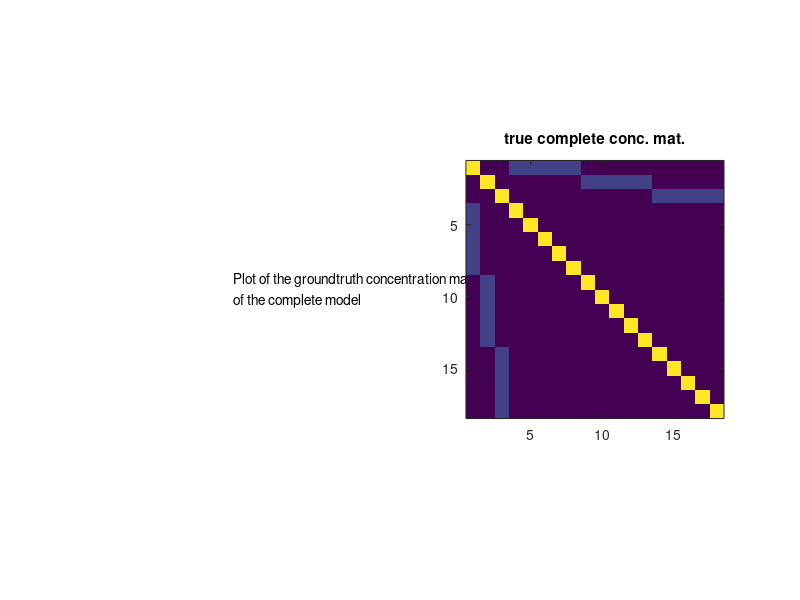
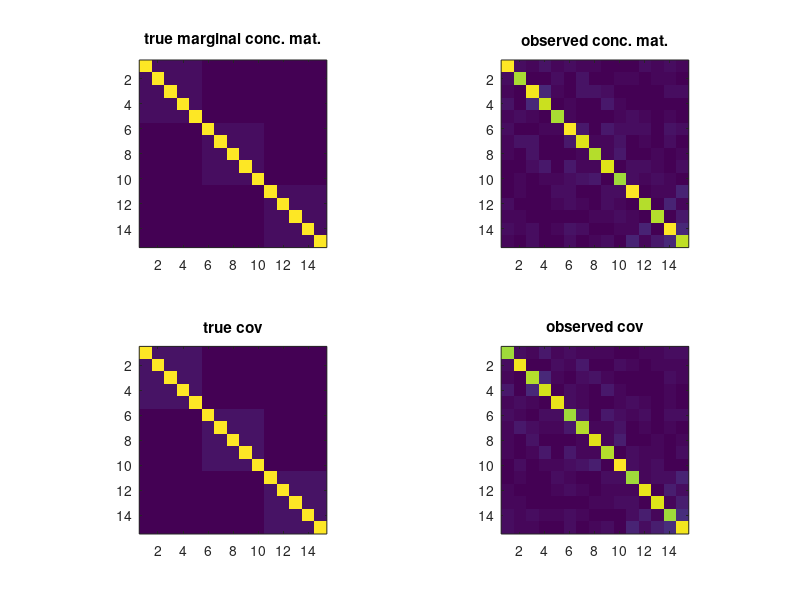

Here is the MATLAB script that generated these plots, in order: (Note: this script raises an error after producing the figures.)
%
% EXPERIMEpt ON non oriepted graph structure learning with latept variables
%
% We build the complete model and sample from it
% We assume latept variables ndependept

%% add paths
clc; clear all; close all;
addpath('../main');
addpath('../active-set');
addpath('../atom-selection');
addpath('../utils');
% addpath('../other');
addpath('../prox');
addpath('../TPower_1.0');
addpath('../TPower_1.0/algorithms/TPower/');
addpath('../TPower_1.0/misc/');

HOME = '/Users/marina/Documents/learning-gm/code-from-Kim-Chuan/LogdetPPA-0'; %if my  mac
HOME = '/home/marina/Marina/learning-gm/code-from-Kim-Chuan/LogdetPPA-0';%if lab pc
addpath(strcat(HOME,'/solver/'))
addpath(strcat(HOME,'/solver/mexfun'))
addpath(strcat(HOME,'/util/'))

% addpath LogdetPPA-0/;
% addpath LogdetPPA-0/solver/;
% addpath LogdetPPA-0/solver/mexfun/;
% addpath LogdetPPA-0/util/;
ttime  = clock;

%% settings

n0=1000; % number of samples

pl=3; % number of latept variables
po=15;% number of observed variables
pt=po+pl;

slo=.2; % level of sparsity on latent-observed block of conceptration mat
soo=.2; % level of sparsity on latent-observed block of conceptration mat
Too=0*tril(rand(po,po)<soo,-1);
Doo=.2*(Too+Too')+eye(po);
Dol=zeros(po,pl);
Dol(1:5,1)=ones(5,1);
Dol(6:10,2)=ones(5,1);
Dol(11:15,3)=ones(5,1);
Dol=.2*Dol;

%% construction of the concentration matrix
Dfull=zeros(pt);
Dfull(1:pl,1:pl)=eye(pl);
Dfull((pl+1):pt,(pl+1):pt)=Doo;
Dfull(1:pl,(pl+1):pt)=Dol';
Dfull((pl+1):pt,1:pl)=Dol;

Dfull=.5*(Dfull+Dfull');
Dmargo=Doo-Dol*Dol';


descr = {'Plot of the function:';
    'y = A{\ite}^{-\alpha{\itt}}';
    ' ';
    'With the values:';
    'A = 0.25';
    '\alpha = .005';
    't = 0:1000'};

descr = {'Plot of the groundtruth concentration matrix';
    'of the complete model'};

figure(1);clf;
subplot(1,2,1)
axis off;
text(0.5,.5,descr)
pbaspect([1 1 1]);
subplot(1,2,2)
imagesc(abs(Dfull));
pbaspect([1 1 1]);
title('true complete conc. mat.');



if eigs(Dfull,1,'sa')<0
    error('The conceptration matrix of the complete model is not PSD \n')
end

%% sampling data
mu=zeros(1,pt); % vector of means
Xfull=mvnrnd(mu, inv(Dfull), n0)';
X=Xfull((pl+1):pt,:);
S=cov(X');
%S=inv(Dmargo);
S=.5*(S+S');

%% plotting

figure(2);clf;
subplot(2,2,1);
imagesc(abs(Dmargo));
pbaspect([1 1 1]);
title('true marginal conc. mat.');
subplot(2,2,2);
imagesc(abs(inv(S)));
pbaspect([1 1 1]);
title('observed conc. mat.');
subplot(2,2,3);
imagesc(abs(inv(Dmargo)));
pbaspect([1 1 1]);
title('true cov');
subplot(2,2,4);
imagesc(abs(S));
pbaspect([1 1 1]);
title('observed cov');


%% LVGGM Chandrasekaran S-L, (Sparse-Low Rank)

%%
%% set up SDP data in SDPT3 format
%%
Sigma=S;
n=po;
rho=1e-1;
invD = speye(n,n); 

%
n2 = n*(n+1)/2;
b = zeros(n2,1);
C{1} = Sigma;
blk{1,1} = 's'; blk{1,2} = n;
[Iall,Jall] = find(triu(ones(n)));
tmp = [Iall,Jall];
m2 = size(tmp,1);
Icomp = tmp(:,1); Jcomp = tmp(:,2);
Itmp  = Icomp + Jcomp.*(Jcomp-1)/2;
Atmp  = spconvert([Itmp,[1:m2]',ones(m2,1); n2,m2,0]);
At{1} = Atmp;
%%
beta = 1e-2;
blk{2,1} = 's'; blk{2,2} = n;
At{2,1}  = Atmp;
C{2,1}   = beta*speye(n,n);
%%
blk{3,1} = 'l'; blk{3,2} = 2*n2;
Identity = speye(n2);
At{3,1} = [-Identity,Identity]';
idx = find(Icomp == Jcomp);
ee  = sqrt(2)*ones(m2,1);
if ~isempty(idx); ee(idx) = ones(length(idx),1); end
C{3,1} = rho*[ee; ee];
fprintf('\n Set up data time = %3.2f',etime(clock,ttime));
runPPA = 1;
if (runPPA)
    OPTIONS.smoothing  = 1;
    OPTIONS.scale_data = 0; %% or 2;
    OPTIONS.plotyes    = 0;
    OPTIONS.tol        = 1e-10;
    mu = [1; 0; 0];
    [obj,X,y,Z,info,runhist] = logdetPPA(blk,At,C,b,mu,OPTIONS);
    obj = sum(sum(Sigma.*X{1}))-sum(log(eig(X{1})))+rho*sum(sum(abs(X{1})));
    X1 = invD*X{1}*invD; X1 = 0.5*(X1+X1');
    X2 = invD*X{2}*invD; X2 = 0.5*(X2+X2');
end

%% solution
Ssl=X1+X2;
Lsl=X2;

%Usl=chol(Lsl);
[VV DD]=eig(Lsl);
dd=diag(DD);
VV=VV(:,dd>1e-15);
dd=dd(dd>1e-15);
Usl=VV*diag(sqrt(dd));

p=n;
nl=length(dd);

Dsl=zeros(p+nl);
Dsl(1:nl,1:nl)=eye(nl);
Dsl((nl+1):(nl+p),(nl+1):(nl+p))=Ssl;
Dsl(1:nl,(nl+1):(nl+p))=Usl';
Dsl((nl+1):(nl+p),1:nl)=Usl;


figure(3);clf;
subplot(2,2,1);
imagesc(abs(Dmargo));
pbaspect([1 1 1]);
title('true marginal conc. mat.');
subplot(2,2,2);
imagesc(abs(inv(S)));
pbaspect([1 1 1]);
title('observed conc. mat.');
subplot(2,2,3);
imagesc(abs(Ssl+Lsl));
pbaspect([1 1 1]);
title('extimated conc. mat.');
subplot(2,2,4);
axis off
pbaspect([1 1 1]);

descr_gen = {'Formulation S-L where ';
    'with sparse + low rank regularization';
    'solved SD programming';
    ['number of samples n=' num2str(n0)];
    };

descr_par = {['\rho = ' num2str(rho) '  (rho)'];
    ['\beta = ' num2str(beta) '  (beta)'];};

%%
figure(4);clf;
subplot(3,2,1)
axis off;
text(0,.5,descr_gen)
pbaspect([1 1 1]);
subplot(3,2,2)
axis off;
text(0,.5,descr_par)
pbaspect([1 1 1]);
subplot(3,2,3)
imagesc(abs(Dfull));
pbaspect([1 1 1]);
title('true complete conc. mat.');
subplot(3,2,4)
imagesc(abs(Dsl));
pbaspect([1 1 1]);
title('estimated complete conc. mat.');
subplot(3,2,5)
imagesc(abs(Dfull)>1e-10);
pbaspect([1 1 1]);
title('true support');
subplot(3,2,6)
imagesc(abs(Dsl)>1e-10);
pbaspect([1 1 1]);
title('estimated support');

%filename = ['lggm_chandrasekaran' datestr(datetime('now'),'yyyymmddTHHMMSS') '.ps'];
filename = ['lggm_chandrasekaran' datestr(clock) '.ps'];
print ( '-dpsc2', filename, '-f1' )
print ( '-dpsc2', filename, '-append', '-f2' )
print ( '-dpsc2', filename, '-append', '-f3' )
print ( '-dpsc2', filename, '-append', '-f4' )
